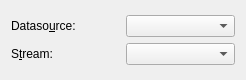
<?xml version="1.0" encoding="UTF-8"?>
<ui version="4.0">
 <class>ASAPOSourceWidget</class>
 <widget class="QWidget" name="ASAPOSourceWidget">
  <property name="geometry">
   <rect>
    <x>0</x>
    <y>0</y>
    <width>246</width>
    <height>80</height>
   </rect>
  </property>
  <property name="windowTitle">
   <string>Form</string>
  </property>
  <layout class="QGridLayout" name="gridLayout_2">
   <item row="0" column="0">
    <layout class="QGridLayout" name="gridLayout">
     <item row="0" column="1">
      <widget class="QComboBox" name="asapodatasourceComboBox">
       <property name="toolTip">
        <string>&lt;html&gt;&lt;head/&gt;&lt;body&gt;&lt;p&gt;asapo datasource name&lt;/p&gt;&lt;/body&gt;&lt;/html&gt;</string>
       </property>
       <property name="editable">
        <bool>false</bool>
       </property>
      </widget>
     </item>
     <item row="0" column="0">
      <widget class="QLabel" name="asapodatasourceLabel">
       <property name="toolTip">
        <string>&lt;html&gt;&lt;head/&gt;&lt;body&gt;&lt;p&gt;asapo datasource name &lt;/p&gt;&lt;/body&gt;&lt;/html&gt;</string>
       </property>
       <property name="text">
        <string>Dataso&amp;urce:</string>
       </property>
       <property name="buddy">
        <cstring>asapodatasourceComboBox</cstring>
       </property>
      </widget>
     </item>
     <item row="1" column="0">
      <widget class="QLabel" name="asapostreamLabel">
       <property name="toolTip">
        <string>&lt;html&gt;&lt;head/&gt;&lt;body&gt;&lt;p&gt;ASAPO stream name&lt;/p&gt;&lt;/body&gt;&lt;/html&gt;</string>
       </property>
       <property name="text">
        <string>S&amp;tream:</string>
       </property>
       <property name="buddy">
        <cstring>asapostreamComboBox</cstring>
       </property>
      </widget>
     </item>
     <item row="1" column="1">
      <widget class="QComboBox" name="asapostreamComboBox">
       <property name="toolTip">
        <string>&lt;html&gt;&lt;head/&gt;&lt;body&gt;&lt;p&gt;ASAPO stream name&lt;/p&gt;&lt;/body&gt;&lt;/html&gt;</string>
       </property>
       <property name="editable">
        <bool>false</bool>
       </property>
      </widget>
     </item>
    </layout>
   </item>
  </layout>
 </widget>
 <resources/>
 <connections/>
</ui>
